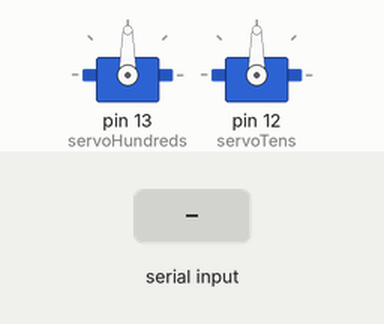
This program was run on a simulated Arduino Uno, built with avr-gcc and run on an emulated ATmega328P. On the bench: 2 × servo. The test bench sets the inputs (shaded band).

Above: at 1.2 s.
1.3 s: "90,45,200$" received over Serial
At 2.78 s:
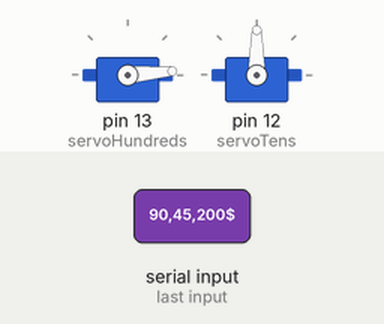
At 4.0 s:
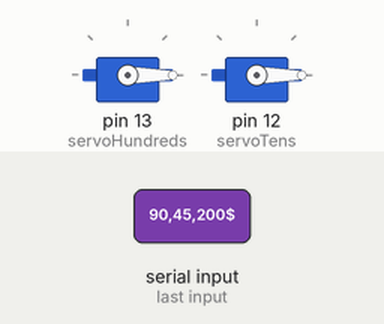
Timing chart, 0 to 5.5 s (numbered marks = the images above; inputs shaded):
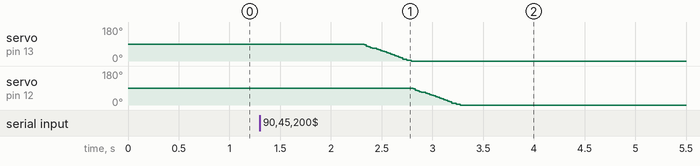

The program:

main.cpp
```cpp
#include <Arduino.h>
#include <LiquidCrystal.h>
// #include <Servo.h>
#include <VarSpeedServo.h>

// LiquidCrystal lcd(12, 11, 5, 4, 3, 2);x

VarSpeedServo servoHundreds, servoTens;

struct placeValue
{
  int hundreds;
  int tens;
  int ones;
  int tenths;
  int hundredths;
};

String getTicker()
{
  String ticker = Serial.readStringUntil('$');
  ticker.trim();

  return ticker;
}

String getPrice()
{
  String price = Serial.readString();
  price.trim();

  return price;
}

placeValue setAngles(String price)
{
  struct placeValue angle;

  angle.hundreds = map(String(price[0]).toInt(), 0, 9, 0, 180);
  angle.tens = map(String(price[1]).toInt(), 0, 9, 0, 175);
  angle.ones = map(String(price[2]).toInt(), 0, 9, 0, 179);
  angle.tenths = map(String(price[4]).toInt(), 0, 9, 0, 179);
  angle.hundredths = map(String(price[5]).toInt(), 0, 9, 0, 179);

  return angle;
}

void turnServos(placeValue angle);

void setup()
{
  // put your setup code here, to run once:
  Serial.begin(9600);
  // lcd.begin(16, 2);
  // lcd.clear();
  servoHundreds.attach(13);
  servoTens.attach(12);
}

void loop()
{
  // put your main code here, to run repeatedly:
  if (Serial.available() > 0)
  {
    String ticker = getTicker();

    String price = getPrice();

    struct placeValue angle = setAngles(price);
    turnServos(angle);
  }
}

void turnServos(placeValue angle)
{

  int servoAngleHundreds = servoHundreds.read();
  if (angle.hundreds >= 80)
  {
    angle.hundreds = angle.hundreds - 10;
  }
  else if (servoAngleHundreds > angle.hundreds)
  {
    angle.hundreds = angle.hundreds - 10;
  }

  servoHundreds.write(angle.hundreds, 124, true);
  servoTens.write(angle.tens, 124, true);
}
```

Measured:
- after the input at 1.3 s, servo on pin 13 (servoHundreds): moves from 90° to 0° over 0.46 s, starting after 1.0 s; servo on pin 12 (servoTens): moves from 90° to 0° over 0.46 s, starting after 1.5 s
